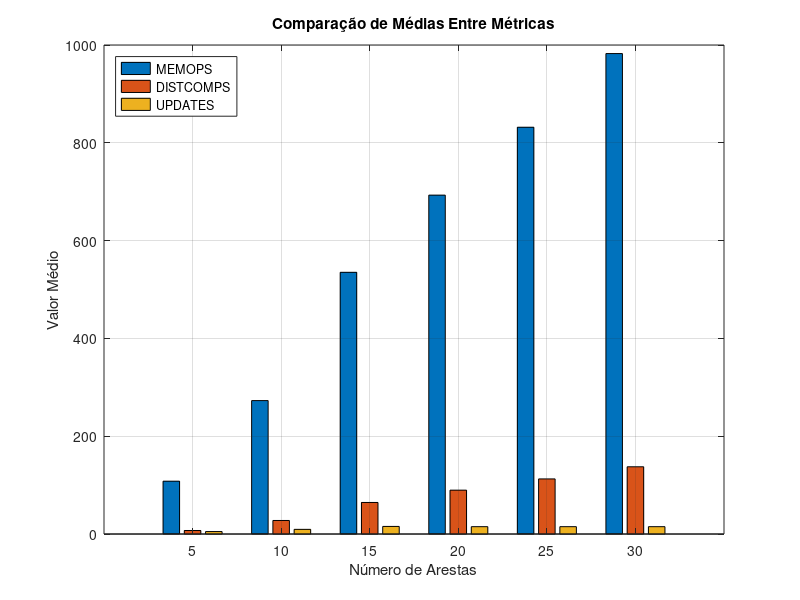
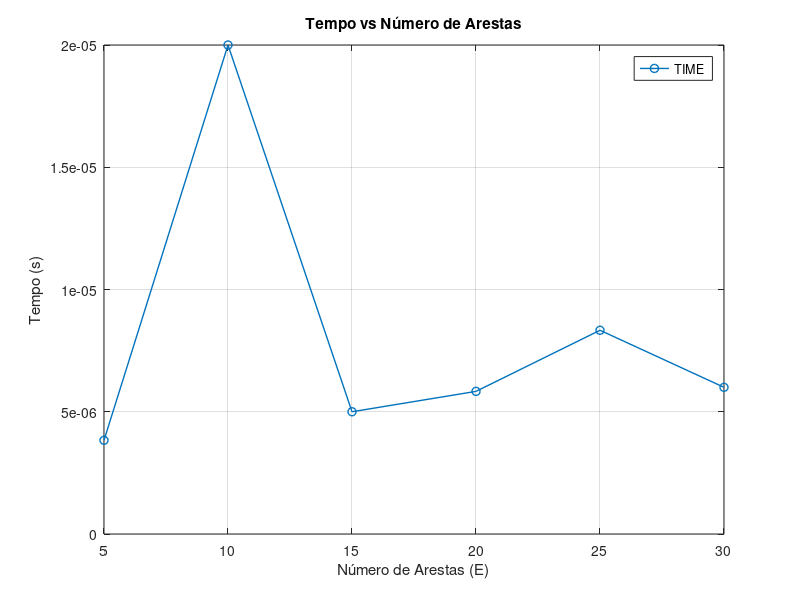
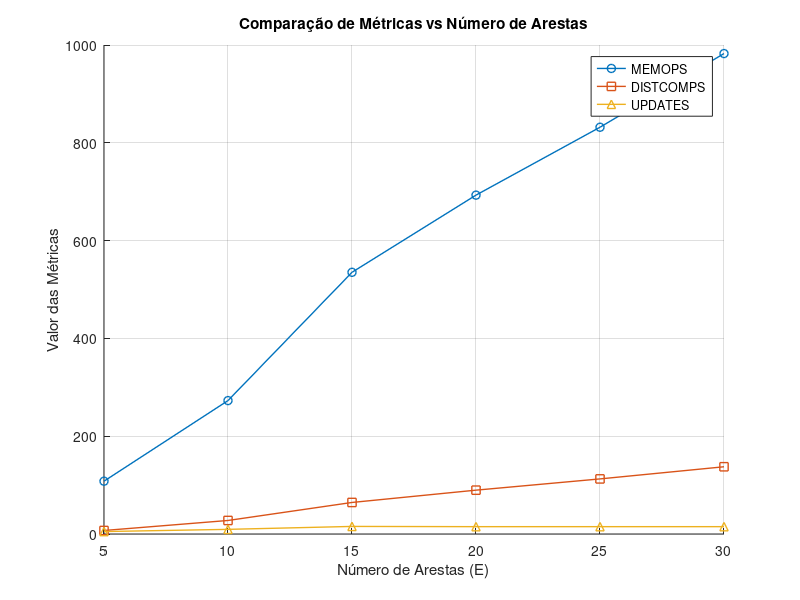

The MATLAB source for these figures, in order:
metrics_d0 = [
                0.000006	       0.000002	             84	              5	              3;
                0.000005	       0.000001	            143	             10	              6;
                0.000004	       0.000001	            175	             13	              9;
                0.000002	       0.000001	             25	              0	              0;
                0.000002	       0.000000	             25	              0	              0;
                0.000004	       0.000001	            196	             15	             12
                ];

metrics_d1 = [
                0.000006	       0.000002	            470	             50	             15;
                0.000003	       0.000001	            203	             20	              6;
                0.000003	       0.000001	            175	             17	              6;
                0.000099	       0.000029	            408	             43	             15;
                0.000006	       0.000002	            223	             21	              9;
                0.000003	       0.000001	            158	             15	              6
                ];

metrics_d2 = [
                0.000006	       0.000002	            590	             71	             18;
                0.000005	       0.000002	            528	             63	             15;
                0.000005	       0.000001	            540	             65	             15;
                0.000005	       0.000001	            529	             64	             15;
                0.000004	       0.000001	            506	             61	             15;
                0.000005	       0.000001	            518	             63	             15
                ];

metrics_d3 = [
                0.000009	       0.000003	            770	            100	             15;
                0.000006	       0.000002	            741	             96	             15;
                0.000005	       0.000001	            718	             93	             15;
                0.000005	       0.000001	            631	             81	             15;
                0.000005	       0.000001	            678	             88	             15;
                0.000005	       0.000001	            620	             80	             15
                ];

metrics_d4 = [
                0.000010	       0.000003	            920	            125	             15;
                0.000007	       0.000002	            850	            115	             15;
                0.000018	       0.000005	            862	            117	             15;
                0.000005	       0.000002	            827	            112	             15;
                0.000005	       0.000001	            757	            102	             15;
                0.000005	       0.000001	            775	            105	             15
                ];

metrics_d5 = [
                0.000006	       0.000002	           1070	            150	             15;
                0.000006	       0.000002	           1035	            145	             15;
                0.000005	       0.000002	           1000	            140	             15;
                0.000005	       0.000001	            965	            135	             15;
                0.000005	       0.000002	            930	            130	             15;
                0.000009	       0.000003	            895	            125	             15
                ];


%%

medias_d0 = mean(metrics_d0);
medias_d1 = mean(metrics_d1);
medias_d2 = mean(metrics_d2);
medias_d3 = mean(metrics_d3);
medias_d4 = mean(metrics_d4);
medias_d5 = mean(metrics_d5);
%%

numArestas = [5 10 15 20 25 30];
numVertices = 6;
medias = [medias_d0; medias_d1; medias_d2; medias_d3; medias_d4; medias_d5];

MEMOPS = medias(:, 3);
DIST_COMPS = medias(:, 4);
UPDATES = medias(:, 5);
TIME = medias(:, 1);

metricas = [MEMOPS, DIST_COMPS, UPDATES];

figure;
bar(numArestas, metricas, 'grouped');

xlabel('Número de Arestas');
ylabel('Valor Médio');      
title('Comparação de Médias Entre Métricas');
legend({'MEMOPS', 'DISTCOMPS', 'UPDATES'}, 'Location', 'northwest');
grid on;

%Gráfico do tempo

figure;
plot(numArestas, TIME, '-o', 'LineWidth', 1, 'DisplayName', 'TIME');
xlabel('Número de Arestas (E)');
ylabel('Tempo (s)');
title('Tempo vs Número de Arestas');
legend('Location','best');
grid on;

%%

figure;
hold on; 

plot(numArestas, MEMOPS, '-o', 'LineWidth', 1, 'DisplayName', 'MEMOPS');
plot(numArestas, DIST_COMPS, '-s', 'LineWidth', 1, 'DisplayName', 'DISTCOMPS');
plot(numArestas, UPDATES, '-^', 'LineWidth', 1, 'DisplayName', 'UPDATES');

xlabel('Número de Arestas (E)');
ylabel('Valor das Métricas');
title('Comparação de Métricas vs Número de Arestas');
legend('Location', 'best');
grid on;
hold off; 

